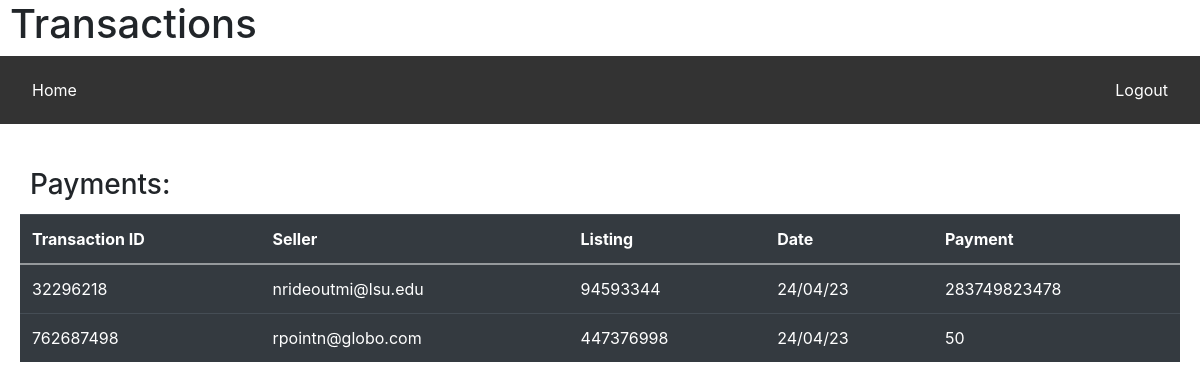
The page /transaction_history (signed in) on the database its author committed.
### tables this page shows
CREATE TABLE transactions (
    transaction_id INTEGER,
    seller_email TEXT,
    listing_id INTEGER,
    bidder_email TEXT,
    date TEXT,
    payment INTEGER,

    primary key (transaction_id)
);

### app.py (the view)
@app.route('/transaction_history', methods=['POST','GET'])
def t_his():
    if not session.get("name"):
        return redirect('/name')
    user_transaction = get_transaction_info_bidder(session.get("name"))
    return render_template('transaction_history.html', user_transaction=user_transaction)

### app.py (called while the page is built)
def get_transaction_info_bidder(bidder):
    connection=sql.connect('database.db')
    connection.execute('CREATE TABLE IF NOT EXISTS transactions(transaction_id INTEGER PRIMARY KEY NOT NULL, seller_email TEXT NOT NULL, listing_id INTEGER NOT NULL, bidder_email TEXT NOT NULL, date TEXT NOT NULL, payment INTEGER NOT NULL);')
    connection.commit()
    cursor = connection.execute('SELECT transaction_id, seller_email, listing_id, date, payment FROM transactions WHERE bidder_email = ?;',(bidder,))
    return cursor.fetchall()

### templates/transaction_history.html (shortened to what this page needs)
<!DOCTYPE html>
<html lang="en" dir="ltr">
<head>
    <link rel="stylesheet" href="https://stackpath.bootstrapcdn.com/bootstrap/4.4.1/css/bootstrap.min.css"
>
</head>
<body>
<h1><left>Transactions</left></h1>
<div class="navbar">
    <a href="/find_home_page"> Home </a>
    <div class="rightbutton">
        <a href="/name"> Logout </a>
    </div>
</div> <br/>
<div class="card-body">
    <h3 class="card-title">Payments:</h3>
    <table class="table table-dark">
        <tr>
            <th scope="col"> Transaction ID </th>
            <th scope="col"> Seller </th>
            <th scope="col"> Listing </th>
            <th scope="col"> Date </th>
            <th scope="col"> Payment </th>
        </tr>
        <tbody>
        {% for transaction_id, seller_email, listing_id, date, payment in user_transaction %}
            <tr>
                <td> {{ transaction_id }} </td>
                <td> {{ seller_email }} </td>
                <td> {{ listing_id }} </td>
                <td> {{ date }} </td>
                <td> {{ payment }}</td>
            </tr>
        {% endfor %}
        </tbody>
    </table>
</div>
</body>
</html>

### templates/transaction_history.html (style rules this page uses)
.navbar { overflow: hidden; background-color: #333; }
.navbar a { float: left; font-size: 16px; color: white; text-align: center; padding: 14px 16px; text-decoration: none; }
.rightbutton { float: right; overflow: hidden; }
h1 { margin-left:10px }
h3 { margin-left:10px }

### rows shown on the page
transactions: seller_email "nrideoutmi@lsu.edu", listing "94593344", date "24/04/23", payment "283749823478"
transactions: seller_email "rpointn@globo.com", listing "447376998", date "24/04/23", payment "50"
